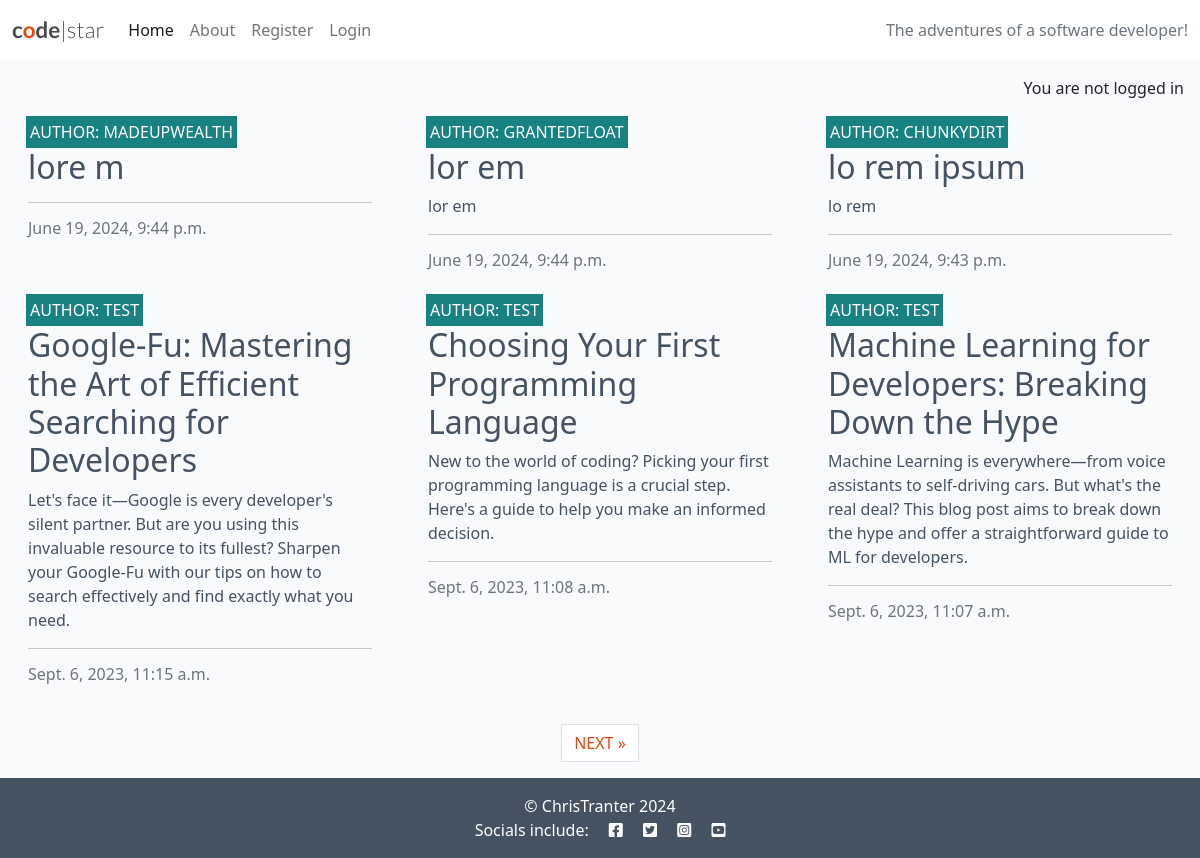
The page / on the database its author committed.
### blog/models.py (models this page shows, shortened)
class Post(models.Model):
    title = models.CharField(max_length=200, unique=True)
    slug = models.SlugField(max_length=200, unique=True)
    author = models.ForeignKey(User, on_delete=models.CASCADE, related_name="blog_posts")
    content = models.TextField()
    created_on = models.DateTimeField(auto_now_add=True)
    status = models.IntegerField(choices=STATUS, default=0)
    excerpt = models.TextField(blank=True)
    updated_on = models.DateTimeField(auto_now=True)
    class Meta:
        ordering = ["-created_on"]

### blog/views.py (the view)
# urls.py: path('', views.PostList.as_view(), name='home'),
class PostList(generic.ListView):
    queryset = Post.objects.filter(status=1)
    template_name = "blog/index.html"
    paginate_by = 6

### blog/templates/blog/index.html (shortened to what this page needs)
{% extends "base.html" %}
{% block content %}
<div class="container-fluid">
    <div class="row">
        <div class="col-12 mt-3 left">
            <div class="row">
                {% for post in post_list %}
                <div class="col-md-4">
                    <div class="card mb-4">
                        <div class="card-body">
                            <div class="image-container">
                                <div class="image-flash">
                                    <p class="author">Author: {{ post.author }}</p>
                                </div>
                            </div>
                            <a href="{% url 'post_detail' post.slug %}" class="post-link">
                                <h2 class="card-title">{{ post.title }}</h2>
                                <p class="card-text">{{ post.excerpt }}</p>
                            </a>
                            <hr />
                            <p class="card-text text-muted h6">{{ post.created_on}}
                            </p>
                        </div>
                    </div>
                </div>
                {% if forloop.counter|divisibleby:3 %}
            </div>
            <div class="row">
                {% endif %}
                {% endfor %}
            </div>
        </div>
    </div>
    {% if is_paginated %}
    <nav aria-label="Page navigation">
        <ul class="pagination justify-content-center">
            {% if page_obj.has_next %}
            <li><a href="?page={{ page_obj.next_page_number }}" class="page-link"> NEXT &raquo;</a></li>
            {% endif %}
        </ul>
    </nav>
    {% endif %}
</div>
{% endblock %}
{% block copyright %}
© ChrisTranter 2024
{% endblock %}

### static/css/style.css (style rules this page uses)
body { background-color: #F9FAFC; }
.main-bg { background-color: #F9FAFC; }
.card { border: none; background-color: transparent; }
.image-container { position: relative; }
.image-flash { position: absolute; bottom: 5%; min-width: 30%; left: -2px; background-color: #188181; }
.author { color: white; margin: 4px; text-transform: uppercase; }
.post-link { text-decoration: none; color: #445261; }
.post-link:hover, .page-link { color: #E84610; }

### rows shown on the page
Post: author "MADEUPWEALTH", title "lore m", created_on "June 19, 2024, 9:44 p.m."
Post: author "GRANTEDFLOAT", title "lor em", excerpt "lor em", created_on "June 19, 2024, 9:44 p.m."
Post: author "CHUNKYDIRT", title "lo rem ipsum", excerpt "lo rem", created_on "June 19, 2024, 9:43 p.m."
Post: author "TEST", title "Google-Fu: Mastering the Art of Efficient Searching for Developers", excerpt "Let's face it—Google is every developer's silent partner. But are you using this invaluable resource to its fullest? Sharpen your Google-Fu with our tips on how to search effectively and find exactly what you need.", created_on "Sept. 6, 2023, 11:15 a.m."
Post: author "TEST", title "Choosing Your First Programming Language", excerpt "New to the world of coding? Picking your first programming language is a crucial step. Here's a guide to help you make an informed decision.", created_on "Sept. 6, 2023, 11:08 a.m."
Post: author "TEST", title "Machine Learning for Developers: Breaking Down the Hype", excerpt "Machine Learning is everywhere—from voice assistants to self-driving cars. But what's the real deal? This blog post aims to break down the hype and offer a straightforward guide to ML for developers.", created_on "Sept. 6, 2023, 11:07 a.m."
